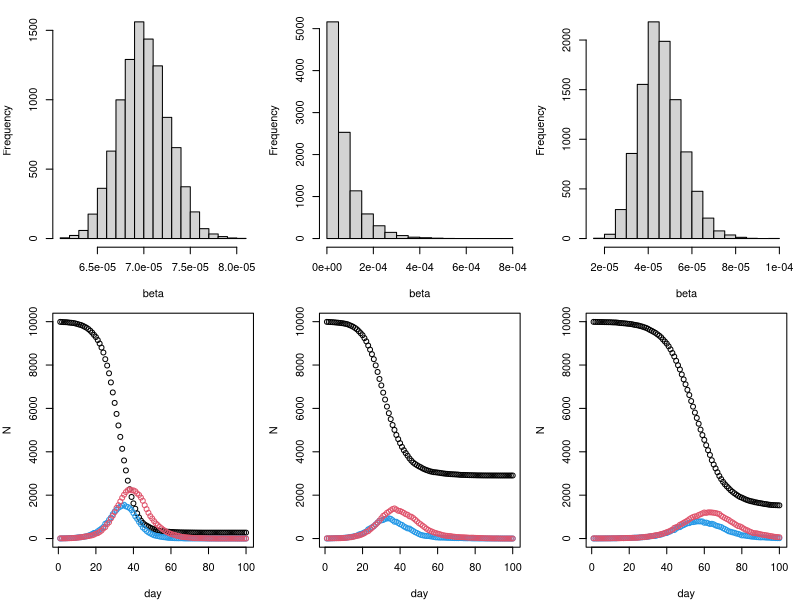

Here is the R script that generated this plot:
seir <- function(n=10000,ni=10,nt=100,gamma=1/3,delta=1/5,bmu=5e-5,bsc=1e-5) {
## SEIR stochastic simulation model.
## n = population size; ni = initially infective; nt = number of days
## gamma = daily prob E -> I; delta = daily prob I -> R;
## bmu = mean beta; bsc = var(beta) = bmu * bsc
  x <- rep(0,n) ## initialize to susceptible state
  beta <- rgamma(n,shape=bmu/bsc,scale=bsc) ## infectivity
  x[1:ni] <- 2 ## create some infectives
  S <- E <- I <- R <- rep(0,nt)
  S[1] <- n-ni;I[1] <- ni
  for (i in 2:nt) { ## loop over days
    u <- runif(n)
    x[x==2&u<delta] <- 3 ## I -> R with prob delta
    x[x==1&u<gamma] <- 2 ## E -> I with prob gamma
    x[x==0&u<beta*I[i-1]] <- 1 ## S -> E with prob beta*I[i-1]
    S[i] <- sum(x==0); E[i] <- sum(x==1)
    I[i] <- sum(x==2); R[i] <- sum(x==3)
  }
  list(S=S,E=E,I=I,R=R,beta=beta)
} ## seir

ps <- FALSE
if (ps) postscript("seir.eps",width=8,height=3.5)

par(mfcol=c(2,3),mar=c(4,4,1,1))
epi <- seir(bmu=7e-5,bsc=1e-7);hist(epi$beta,xlab="beta",main="")
plot(epi$S,ylim=c(0,max(epi$S)),xlab="day",ylab="N")
points(epi$E,col=4);points(epi$I,col=2)

epi <- seir(bmu=7e-5,bsc=7e-5);hist(epi$beta,xlab="beta",main="")
plot(epi$S,ylim=c(0,max(epi$S)),xlab="day",ylab="N")
points(epi$E,col=4);points(epi$I,col=2)

epi <- seir(bmu=4.6e-5,bsc=2e-6);hist(epi$beta,xlab="beta",main="")
plot(epi$S,ylim=c(0,max(epi$S)),xlab="day",ylab="N")
points(epi$E,col=4);points(epi$I,col=2)

if (ps) dev.off()

n.rep <- 10000; n.ci <- 0; n <- 10;p <- .2
for (i in 1:n.rep) {
  x <- rbinom(1,n,p)
  p.hat <- x/n
  sig.p <- sqrt(p.hat*(1-p.hat)/n)
  if (p.hat - 1.96*sig.p <p && p.hat+1.96*sig.p > p) n.ci <- n.ci + 1
}
n.ci/n.rep
